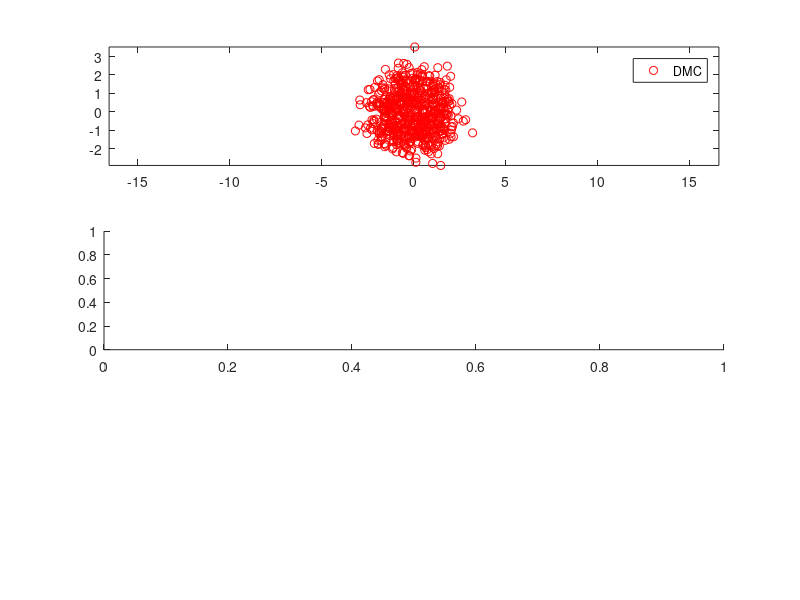

Write the MATLAB code that produced this figure. (Note: this script raises an error after producing the figure.)
%% Loading dataset.

% Reading data from file
importedDistribution = importdata('distributionThermal.dat'); 

% DMC thermal
x = importedDistribution(:,1);
y = importedDistribution(:,2);
r = sqrt(x.*y);

% VMC
importedDistributionVMC = importdata('distributionVMC.dat'); 

xVMC = importedDistributionVMC(:,1);
yVMC = importedDistributionVMC(:,2);
rVMC = sqrt(xVMC.*yVMC);

% DMC
importedDistributionDMC = importdata('distributionDMC.dat'); 
xDMC = importedDistributionDMC(:,1);
yDMC = importedDistributionDMC(:,2);
rDMC = sqrt(xDMC.*yDMC);

% PLotting
subplot(3,1,1)
plot(xDMC, yDMC, 'ro');
legend('DMC')
axis equal

subplot(3,1,2)
r_ = 0.0001:0.05:2;

rDMC = histc(rDMC, r_);
plot(rDMC, 'r');
legend('DMC')
hold on

rVMC = histc(rVMC, r_);
plot(rVMC);
legend('DMC', 'VMC')
hold off

subplot(3,1,3)
plot(xVMC, yVMC, '+')
legend('VMC')
axis equal
